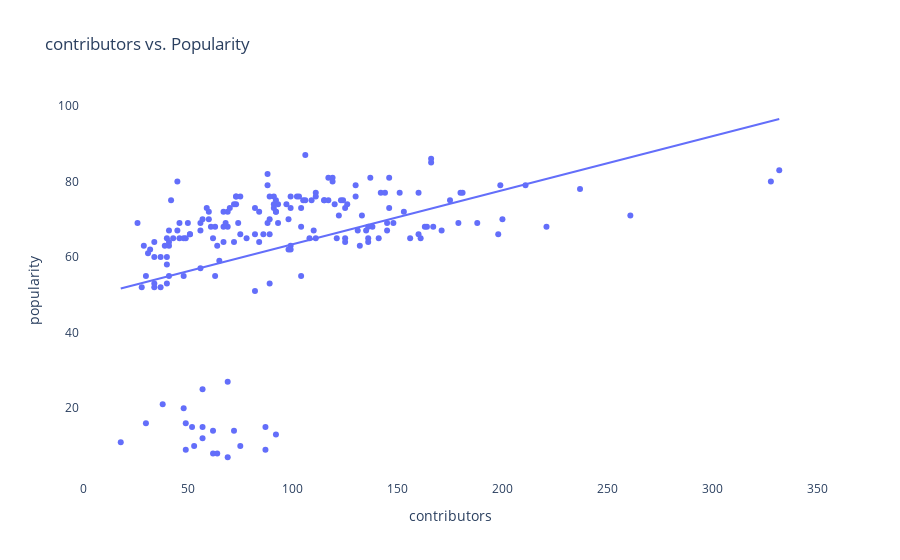
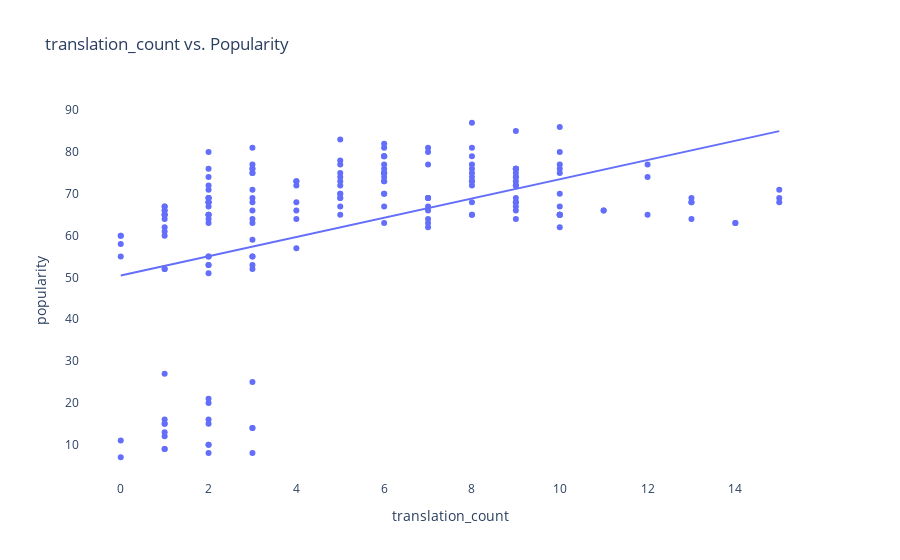
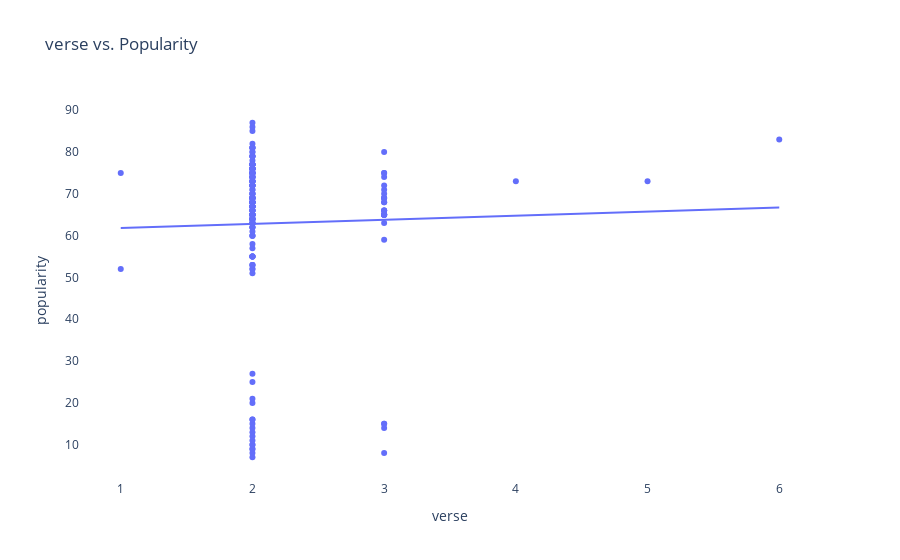
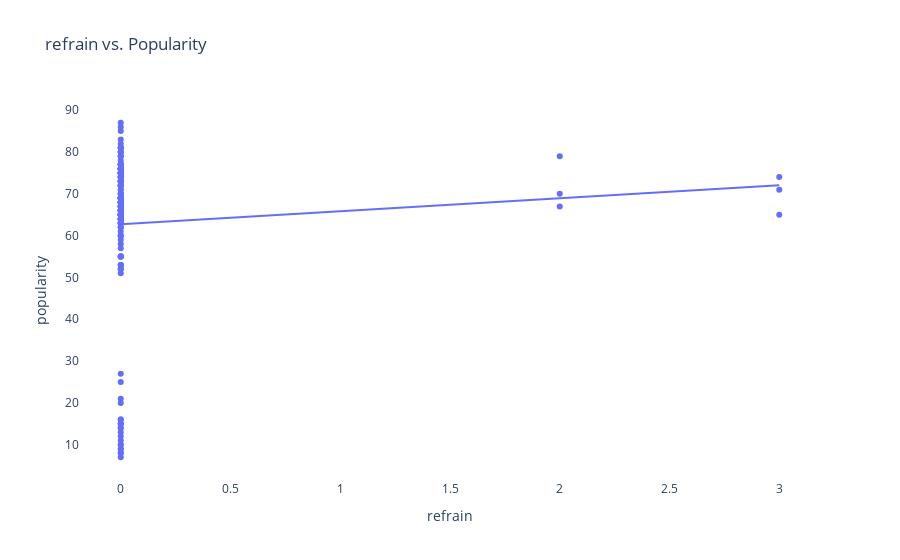

The code cell stored with these charts, in order, in its notebook:
### Code cell
# Create a scatterplot for each column in the dataframe against popularity
for col in df[numeric_columns].drop(columns='popularity'):
    fig = px.scatter(df, x=col, y='popularity', trendline="ols", title=f"{col} vs. Popularity")
    fig.update_layout(
        xaxis=dict(showgrid=False), 
        yaxis=dict(showgrid=False, range=[0, None]),
        plot_bgcolor='rgba(0,0,0,0)'
    )
    
    fig.show()

### Figure 1 — Plotly figure (JSON) as saved in the notebook; plotly's stock layout.template omitted (floating-point values rounded to 4 significant figures; data arrays with more than 128 entries replaced by an {"elided": "..."} marker saying what was removed)
{"data": [{"hovertemplate": "contributors=%{x}<br>popularity=%{y}<extra></extra>", "legendgroup": "", "marker": {"color": "#636efa", "symbol": "circle"}, "mode": "markers", "name": "", "orientation": "v", "showlegend": false, "type": "scatter", "x": {"elided": "199 int values"}, "xaxis": "x", "y": {"elided": "199 int values"}, "yaxis": "y"}, {"hovertemplate": "<b>OLS trendline</b><br>popularity = 0.142944 * contributors + 49.0803<br>R<sup>2</sup>=0.160457<br><br>contributors=%{x}<br>popularity=%{y} <b>(trend)</b><extra></extra>", "legendgroup": "", "marker": {"color": "#636efa", "symbol": "circle"}, "mode": "lines", "name": "", "showlegend": false, "type": "scatter", "x": {"elided": "185 int values"}, "xaxis": "x", "y": {"elided": "185 float values"}, "yaxis": "y"}], "layout": {"autosize": true, "legend": {"tracegroupgap": 0}, "plot_bgcolor": "rgba(0, 0, 0, 0)", "title": {"text": "contributors vs. Popularity"}, "xaxis": {"anchor": "y", "autorange": true, "domain": [0, 1], "range": [-0.7761, 350.8], "showgrid": false, "title": {"text": "contributors"}, "type": "linear"}, "yaxis": {"anchor": "x", "autorange": true, "domain": [0, 1], "range": [-0.214, 101.6], "showgrid": false, "title": {"text": "popularity"}, "type": "linear"}}}

### Figure 2 — Plotly figure (JSON) as saved in the notebook; plotly's stock layout.template omitted (floating-point values rounded to 4 significant figures; data arrays with more than 128 entries replaced by an {"elided": "..."} marker saying what was removed)
{"data": [{"hovertemplate": "translation_count=%{x}<br>popularity=%{y}<extra></extra>", "legendgroup": "", "marker": {"color": "#636efa", "symbol": "circle"}, "mode": "markers", "name": "", "orientation": "v", "showlegend": false, "type": "scatter", "x": {"elided": "199 int values"}, "xaxis": "x", "y": {"elided": "199 int values"}, "yaxis": "y"}, {"hovertemplate": "<b>OLS trendline</b><br>popularity = 2.30058 * translation_count + 50.486<br>R<sup>2</sup>=0.202554<br><br>translation_count=%{x}<br>popularity=%{y} <b>(trend)</b><extra></extra>", "legendgroup": "", "marker": {"color": "#636efa", "symbol": "circle"}, "mode": "lines", "name": "", "showlegend": false, "type": "scatter", "x": {"elided": "185 int values"}, "xaxis": "x", "y": {"elided": "185 float values"}, "yaxis": "y"}], "layout": {"autosize": true, "legend": {"tracegroupgap": 0}, "plot_bgcolor": "rgba(0, 0, 0, 0)", "title": {"text": "translation_count vs. Popularity"}, "xaxis": {"anchor": "y", "autorange": true, "domain": [0, 1], "range": [-0.8969, 15.9], "showgrid": false, "title": {"text": "translation_count"}, "type": "linear"}, "yaxis": {"anchor": "x", "autorange": true, "domain": [0, 1], "range": [0.3981, 93.6], "showgrid": false, "title": {"text": "popularity"}, "type": "linear"}}}

### Figure 3 — Plotly figure (JSON) as saved in the notebook; plotly's stock layout.template omitted (floating-point values rounded to 4 significant figures; data arrays with more than 128 entries replaced by an {"elided": "..."} marker saying what was removed)
{"data": [{"hovertemplate": "verse=%{x}<br>popularity=%{y}<extra></extra>", "legendgroup": "", "marker": {"color": "#636efa", "symbol": "circle"}, "mode": "markers", "name": "", "orientation": "v", "showlegend": false, "type": "scatter", "x": {"elided": "199 int values"}, "xaxis": "x", "y": {"elided": "199 int values"}, "yaxis": "y"}, {"hovertemplate": "<b>OLS trendline</b><br>popularity = 0.976812 * verse + 60.8506<br>R<sup>2</sup>=0.000746<br><br>verse=%{x}<br>popularity=%{y} <b>(trend)</b><extra></extra>", "legendgroup": "", "marker": {"color": "#636efa", "symbol": "circle"}, "mode": "lines", "name": "", "showlegend": false, "type": "scatter", "x": {"elided": "185 int values"}, "xaxis": "x", "y": {"elided": "185 float values"}, "yaxis": "y"}], "layout": {"autosize": true, "legend": {"tracegroupgap": 0}, "plot_bgcolor": "rgba(0, 0, 0, 0)", "title": {"text": "verse vs. Popularity"}, "xaxis": {"anchor": "y", "autorange": true, "domain": [0, 1], "range": [0.701, 6.299], "showgrid": false, "title": {"text": "verse"}, "type": "linear"}, "yaxis": {"anchor": "x", "autorange": true, "domain": [0, 1], "range": [0.3981, 93.6], "showgrid": false, "title": {"text": "popularity"}, "type": "linear"}}}

### Figure 4 — Plotly figure (JSON) as saved in the notebook; plotly's stock layout.template omitted (floating-point values rounded to 4 significant figures; data arrays with more than 128 entries replaced by an {"elided": "..."} marker saying what was removed)
{"data": [{"hovertemplate": "refrain=%{x}<br>popularity=%{y}<extra></extra>", "legendgroup": "", "marker": {"color": "#636efa", "symbol": "circle"}, "mode": "markers", "name": "", "orientation": "v", "showlegend": false, "type": "scatter", "x": {"elided": "199 int values"}, "xaxis": "x", "y": {"elided": "199 int values"}, "yaxis": "y"}, {"hovertemplate": "<b>OLS trendline</b><br>popularity = 3.103 * refrain + 62.7322<br>R<sup>2</sup>=0.005496<br><br>refrain=%{x}<br>popularity=%{y} <b>(trend)</b><extra></extra>", "legendgroup": "", "marker": {"color": "#636efa", "symbol": "circle"}, "mode": "lines", "name": "", "showlegend": false, "type": "scatter", "x": {"elided": "185 int values"}, "xaxis": "x", "y": {"elided": "185 float values"}, "yaxis": "y"}], "layout": {"autosize": true, "legend": {"tracegroupgap": 0}, "plot_bgcolor": "rgba(0, 0, 0, 0)", "title": {"text": "refrain vs. Popularity"}, "xaxis": {"anchor": "y", "autorange": true, "domain": [0, 1], "range": [-0.1794, 3.179], "showgrid": false, "title": {"text": "refrain"}, "type": "linear"}, "yaxis": {"anchor": "x", "autorange": true, "domain": [0, 1], "range": [0.3981, 93.6], "showgrid": false, "title": {"text": "popularity"}, "type": "linear"}}}
